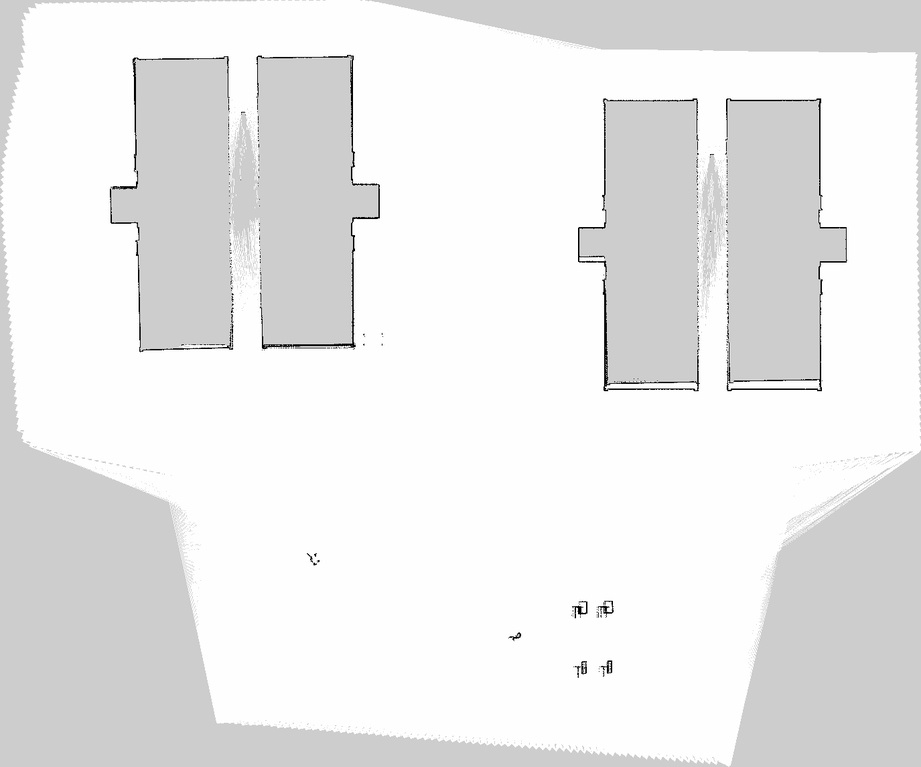
#> input picture scripts/ba/gui/map.pgm, 921 x 767 px, shrunk from 1375 x 1145 before the run, found by its file name
$ python splitmap_searchtree.py ../scripts/ba/gui/map.pgm
#> lines starting #> are read from the running program, lines starting #| are printed output that depends on the picture
import cv2
import numpy as np

import networkx as nx
import time,math

import matplotlib.pyplot as plt
from sys import argv as args

class PGMQuadtree:
    def __init__(self,pgm,bounds,depth=0,max_depth=0,filter=lambda x: np.min(x) <= 50):
        self.__pgm = pgm
        self.__bounds = bounds

        self.__subtrees = []

        left,top,width,height = bounds
        im_height, im_width = pgm.shape
        subim = pgm[max(0,top):min(top+height,im_height),max(0,left):min(left+width,im_width)]
        try:
            self.__occupied = filter(subim)
        except:
            self.__occupied = True

        self.__split(depth,max_depth,filter)

    @property
    def bounds(self):
        return self.__bounds
    @property
    def pos(self): # describes the center position of the cell/node
        return (self.X+self.WIDTH//2,self.Y+self.HEIGHT//2)
    @property
    def origin(self): # describes the origin of the cell -> top-left of the bounding box
        return (self.X,self.Y)

    @property
    def occupied(self):
        return self.__occupied

    def __split(self,depth,max_depth,filter):
        if depth > max_depth:
            return

        left,top,width,height = self.__bounds
        if self.__occupied and depth < max_depth:
            nheight = height//2
            nwidth = width//2
            new_boundaries = [  (left,top,                  nwidth,nheight), # NW
                                (left+nwidth,top,           nwidth,nheight), # NE
                                (left,top+nheight,          nwidth,nheight), # SW
                                (left+nwidth,top+nheight,   nwidth,nheight)] # SE
            for bound in new_boundaries:
                subtree = PGMQuadtree(pgm=self.__pgm,bounds=bound,depth=depth+1,max_depth=max_depth,filter=filter)
                self.__subtrees.append(subtree)

    def inbounds(self,pos):
        px,py = pos
        x,y,w,h = self.__bounds
        return x <= px < x+w and y <= py < y+h

    def search(self,pos):
        if len(self.__subtrees) == 0:
            return self

        for subtree in self.__subtrees:
            if subtree.inbounds(pos):
                return subtree.search(pos)

        raise ValueError(f"Pos {pos} not in bounds of the tree.")

    def print(self,msg=""):
        if len(self.__subtrees) > 0:
            for subtree in self.__subtrees:
                subtree.print(msg=msg+" - ")
        else:
            print(msg,self.__bounds)

    @property
    def X(self):
        return self.__bounds[0]
    @property
    def Y(self):
        return self.__bounds[1]
    @property
    def WIDTH(self):
        return self.__bounds[2]
    @property
    def HEIGHT(self):
        return self.__bounds[3]

    @property
    def N(self):
        return (self.X, self.Y-1)
    @property
    def E(self):
        return (self.X+self.WIDTH, self.Y)
    @property
    def S(self):
        return (self.X, self.Y+self.HEIGHT)
    @property
    def W(self):
        return (self.X-1, self.Y)
    @property
    def NE(self):
        return (self.X+self.WIDTH, self.Y-1)
    @property
    def SE(self):
        return (self.X+self.WIDTH, self.Y+self.HEIGHT)
    @property
    def SW(self):
        return (self.X-1, self.Y+self.HEIGHT)
    @property
    def NW(self):
        return (self.X-1, self.Y-1)
    @property
    def SURROUNDING(self):
        return [self.N,self.NE,self.E,self.SE,self.S,self.SW,self.W,self.NW]

def mark_bounds(im,bounds):
    im_width,im_height = im.shape
    for bound in bounds:
        left,top,width,height = bound

        im_height, im_width = im.shape
        if left >= im_width or top >= im_height:
            return

        im[top,left:min(left+width,im_width)] = 100
        im[top:min(top+height,im_height),left] = 100
        im[top:min(top+height,im_height),min(left+width,im_width)-1] = 100
        im[min(top+height,im_height)-1,left:min(left+width,im_width)] = 100

def display(im,bounds,duration_ms=0):
    mark_bounds(im,bounds)
    cv2.imshow("Img",im)
    cv2.waitKey(duration_ms)

def show_graph(G):
        nodes_positions = nx.get_node_attributes(G, 'pos')
        node_weights = nx.get_node_attributes(G,'weight')
        nx.draw(G, pos=nodes_positions, with_labels=True, node_size=70, node_color='skyblue', font_size=8, font_color='black', font_weight='bold', font_family='sans-serif', edge_color='black')
        nx.draw_networkx_labels(G,pos=nodes_positions,labels=node_weights)
        plt.show()

def astar(G,start,goal):
    def cost(u,v):
        if G.nodes[u]["occupied"] or G.nodes[v]["occupied"]:
            return math.inf

        (ux,uy) = G.nodes[u]["pos"] #return G.nodes[u]["weight"] + G.nodes[v]["weight"]
        (vx,vy) = G.nodes[v]["pos"]
        return math.sqrt((ux-vx)**2+(uy-vy)**2)

    try:
        shortest_path = nx.astar_path(G,source=start,target=goal,heuristic=cost)
    except nx.exception.NodeNotFound:
        print(f"No path from {start} to {goal} found.")
        shortest_path = []

    return shortest_path

def calcSize(WIDTH,HEIGHT):
    MINOR = min(WIDTH,HEIGHT)

    n = 1
    i = MINOR/n
    while i >= 1:
        n *= 2
        i = MINOR/n
    return n

def build_tree(im,resolution=7):
    HEIGHT,WIDTH = im.shape
    SIZE = calcSize(WIDTH,HEIGHT)
    return PGMQuadtree(pgm=im,bounds=(0,0,SIZE,SIZE),max_depth=resolution)

def build_graph(quadtree):
    HEIGHT = quadtree.HEIGHT
    G = nx.Graph()
    queue = []
    pos = (0,0)
    visited = set()
    queue.append(quadtree.search(pos))
    while len(queue) > 0:
        tree = queue.pop()
        if tree.bounds in visited:
            continue
        visited.add(tree.bounds)
        G.add_node(tree.bounds,origin=(tree.X,HEIGHT-tree.Y),pos=tree.pos, occupied=tree.occupied)

        for npos in tree.SURROUNDING:
            if quadtree.inbounds(npos):
                subtree = quadtree.search(npos)
                if subtree not in visited:
                    queue.append(subtree)

                    if not tree.occupied and not subtree.occupied:
                        G.add_edge(tree.bounds,subtree.bounds)
    return G

def draw_path(im,path):
    imcp = im.copy()
    mark_bounds(imcp,path)
    return imcp

def main():
    im = cv2.imread("./maps/map.pgm",cv2.IMREAD_GRAYSCALE)
#> im is the input picture: shape (767, 921); min 0, max 255, mean 234.6

    resolution = 7
    quadtree = build_tree(im,resolution)
#> the loop in __split, `for bound in new_boundaries:` made 4 passes
#> pass 1, in __init__ (call 2), `subim = pgm[max(0,top):min(top+height,im_height),max(0,left):min(left+..`:
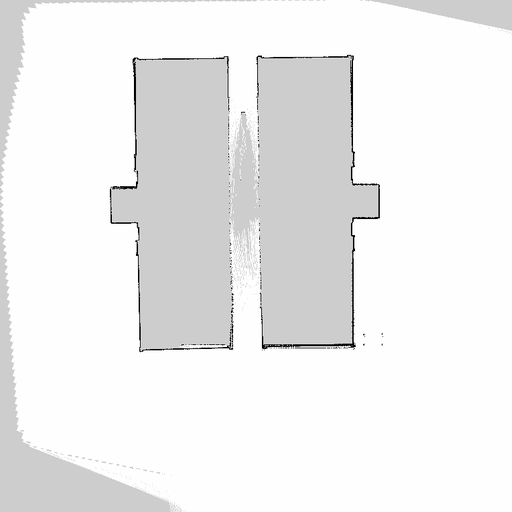
#> subim: shape (512, 512); min 0, max 255, mean 238.4
#> pass 1, in __init__ (call 3), `subim = pgm[max(0,top):min(top+height,im_height),max(0,left):min(left+..`:
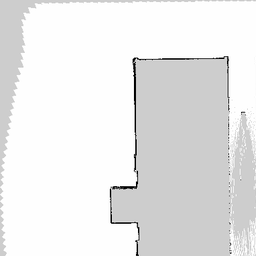
#> subim: shape (256, 256); min 0, max 255, mean 233
#> pass 1, in __init__ (call 4), `subim = pgm[max(0,top):min(top+height,im_height),max(0,left):min(left+..`:
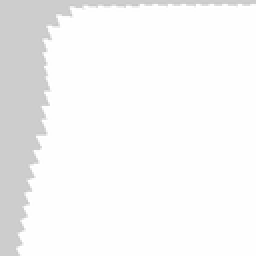
#> subim: shape (128, 128) (shown 2 times larger); min 196, max 255, mean 245.6
#> pass 1, in __init__ (call 5), `subim = pgm[max(0,top):min(top+height,im_height),max(0,left):min(left+..`:
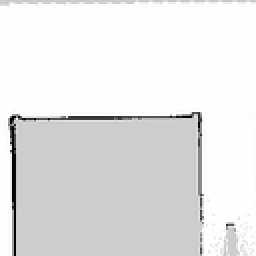
#> subim: shape (128, 128) (shown 2 times larger); min 0, max 255, mean 229.7

    G = build_graph(quadtree)

    start = quadtree.search((0,0)).bounds

    import random
    HEIGHT,WIDTH = im.shape
    goals = [quadtree.search((random.randrange(WIDTH),random.randrange(HEIGHT))).bounds for _ in range(100)]
    for goal in goals:
        start = quadtree.search((random.randrange(WIDTH),random.randrange(HEIGHT))).bounds
        try:
            path = astar(G,start,goal)
        except nx.NetworkXNoPath:
            path = [start,goal]

        imcp = draw_path(im,path)
        cv2.imshow("Path",imcp)
        cv2.waitKey(0)
#> this loop made 100 passes
#> goal on passes 1 to 12: (832, 384, 64, 64), (768, 416, 32, 32), (0, 256, 128, 128), (512, 448, 64, 64), (384, 256, 128, 128), (384, 256, 128, 128), (592, 216, 8, 8), (512, 128, 64, 64), (288, 128, 32, 32), (768, 96, 8, 8), (608, 256, 32, 32), (512, 704, 64, 64)

if __name__ == "__main__":
    main()
